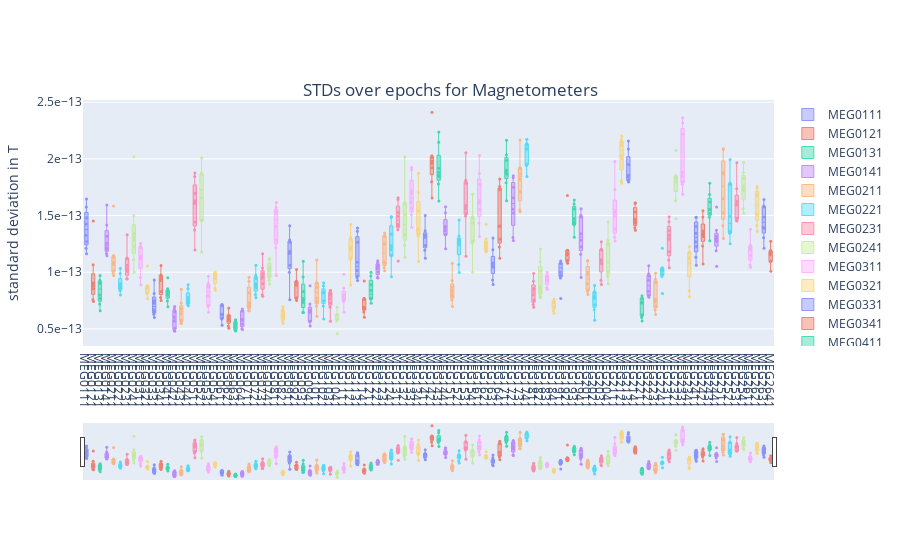

Notebook source saved alongside this figure:
### Code cell
fig_mags_std_epoch, fig_path_std_epoch=boxplot_std_channel_epoch_hovering_plotly(df_mg=df_std_mags, tit='Magnetometers', sid='1')

### Figure 1 — Plotly figure (JSON) as saved in the notebook; plotly's stock layout.template omitted (floating-point values rounded to 4 significant figures)
{"data": [{"boxpoints": "all", "hovertemplate": "Epoch: %{text}<br>STD: %{y: .0f}", "line": {"width": 1}, "marker": {"size": 3}, "name": "MEG0111", "opacity": 0.7, "pointpos": 0, "text": [0, 1, 2, 3, 4, 5, 6, 7], "type": "box", "y": [1.325e-13, 1.163e-13, 1.271e-13, 1.577e-13, 1.646e-13, 1.426e-13, 1.211e-13, 1.48e-13]}, {"boxpoints": "all", "hovertemplate": "Epoch: %{text}<br>STD: %{y: .0f}", "line": {"width": 1}, "marker": {"size": 3}, "name": "MEG0121", "opacity": 0.7, "pointpos": 0, "text": [0, 1, 2, 3, 4, 5, 6, 7], "type": "box", "y": [8.536e-14, 9.043e-14, 7.563e-14, 1.451e-13, 8.87e-14, 7.408e-14, 8.787e-14, 1.067e-13]}, {"boxpoints": "all", "hovertemplate": "Epoch: %{text}<br>STD: %{y: .0f}", "line": {"width": 1}, "marker": {"size": 3}, "name": "MEG0131", "opacity": 0.7, "pointpos": 0, "text": [0, 1, 2, 3, 4, 5, 6, 7], "type": "box", "y": [7.684e-14, 7.207e-14, 7.998e-14, 9.715e-14, 9.027e-14, 6.609e-14, 9.048e-14, 9.299e-14]}, {"boxpoints": "all", "hovertemplate": "Epoch: %{text}<br>STD: %{y: .0f}", "line": {"width": 1}, "marker": {"size": 3}, "name": "MEG0141", "opacity": 0.7, "pointpos": 0, "text": [0, 1, 2, 3, 4, 5, 6, 7], "type": "box", "y": [1.203e-13, 1.166e-13, 1.146e-13, 1.593e-13, 1.256e-13, 1.317e-13, 1.214e-13, 1.417e-13]}, {"boxpoints": "all", "hovertemplate": "Epoch: %{text}<br>STD: %{y: .0f}", "line": {"width": 1}, "marker": {"size": 3}, "name": "MEG0211", "opacity": 0.7, "pointpos": 0, "text": [0, 1, 2, 3, 4, 5, 6, 7], "type": "box", "y": [1.068e-13, 9.906e-14, 1.13e-13, 9.713e-14, 1.015e-13, 1.147e-13, 1.088e-13, 1.585e-13]}, {"boxpoints": "all", "hovertemplate": "Epoch: %{text}<br>STD: %{y: .0f}", "line": {"width": 1}, "marker": {"size": 3}, "name": "MEG0221", "opacity": 0.7, "pointpos": 0, "text": [0, 1, 2, 3, 4, 5, 6, 7], "type": "box", "y": [8.878e-14, 8.584e-14, 8.981e-14, 7.983e-14, 8.372e-14, 1.036e-13, 8.635e-14, 9.883e-14]}, {"boxpoints": "all", "hovertemplate": "Epoch: %{text}<br>STD: %{y: .0f}", "line": {"width": 1}, "marker": {"size": 3}, "name": "MEG0231", "opacity": 0.7, "pointpos": 0, "text": [0, 1, 2, 3, 4, 5, 6, 7], "type": "box", "y": [1.126e-13, 9.422e-14, 1.004e-13, 9.406e-14, 1.061e-13, 1.027e-13, 1.118e-13, 1.33e-13]}, {"boxpoints": "all", "hovertemplate": "Epoch: %{text}<br>STD: %{y: .0f}", "line": {"width": 1}, "marker": {"size": 3}, "name": "MEG0241", "opacity": 0.7, "pointpos": 0, "text": [0, 1, 2, 3, 4, 5, 6, 7], "type": "box", "y": [1.5e-13, 9.996e-14, 1.11e-13, 1.226e-13, 1.307e-13, 1.28e-13, 1.339e-13, 2.018e-13]}, {"boxpoints": "all", "hovertemplate": "Epoch: %{text}<br>STD: %{y: .0f}", "line": {"width": 1}, "marker": {"size": 3}, "name": "MEG0311", "opacity": 0.7, "pointpos": 0, "text": [0, 1, 2, 3, 4, 5, 6, 7], "type": "box", "y": [1.116e-13, 8.864e-14, 1.141e-13, 1.126e-13, 1.216e-13, 1.256e-13, 9.542e-14, 1.232e-13]}, {"boxpoints": "all", "hovertemplate": "Epoch: %{text}<br>STD: %{y: .0f}", "line": {"width": 1}, "marker": {"size": 3}, "name": "MEG0321", "opacity": 0.7, "pointpos": 0, "text": [0, 1, 2, 3, 4, 5, 6, 7], "type": "box", "y": [8.184e-14, 7.652e-14, 8.605e-14, 8.831e-14, 8.096e-14, 1.054e-13, 8.73e-14, 8.595e-14]}, {"boxpoints": "all", "hovertemplate": "Epoch: %{text}<br>STD: %{y: .0f}", "line": {"width": 1}, "marker": {"size": 3}, "name": "MEG0331", "opacity": 0.7, "pointpos": 0, "text": [0, 1, 2, 3, 4, 5, 6, 7], "type": "box", "y": [6.688e-14, 6.301e-14, 6.003e-14, 7.491e-14, 6.496e-14, 8.133e-14, 7.262e-14, 9.319e-14]}, {"boxpoints": "all", "hovertemplate": "Epoch: %{text}<br>STD: %{y: .0f}", "line": {"width": 1}, "marker": {"size": 3}, "name": "MEG0341", "opacity": 0.7, "pointpos": 0, "text": [0, 1, 2, 3, 4, 5, 6, 7], "type": "box", "y": [8.301e-14, 7.77e-14, 9.759e-14, 9.451e-14, 7.501e-14, 1.06e-13, 9.261e-14, 9.672e-14]}, {"boxpoints": "all", "hovertemplate": "Epoch: %{text}<br>STD: %{y: .0f}", "line": {"width": 1}, "marker": {"size": 3}, "name": "MEG0411", "opacity": 0.7, "pointpos": 0, "text": [0, 1, 2, 3, 4, 5, 6, 7], "type": "box", "y": [8.193e-14, 8.327e-14, 7.451e-14, 8.005e-14, 6.957e-14, 9.523e-14, 7.964e-14, 8.539e-14]}, {"boxpoints": "all", "hovertemplate": "Epoch: %{text}<br>STD: %{y: .0f}", "line": {"width": 1}, "marker": {"size": 3}, "name": "MEG0421", "opacity": 0.7, "pointpos": 0, "text": [0, 1, 2, 3, 4, 5, 6, 7], "type": "box", "y": [5.681e-14, 4.899e-14, 5.056e-14, 6.778e-14, 4.785e-14, 6.493e-14, 6.061e-14, 6.977e-14]}, {"boxpoints": "all", "hovertemplate": "Epoch: %{text}<br>STD: %{y: .0f}", "line": {"width": 1}, "marker": {"size": 3}, "name": "MEG0431", "opacity": 0.7, "pointpos": 0, "text": [0, 1, 2, 3, 4, 5, 6, 7], "type": "box", "y": [7.286e-14, 5.475e-14, 5.782e-14, 6.326e-14, 5.487e-14, 6.806e-14, 6.783e-14, 8.497e-14]}, {"boxpoints": "all", "hovertemplate": "Epoch: %{text}<br>STD: %{y: .0f}", "line": {"width": 1}, "marker": {"size": 3}, "name": "MEG0441", "opacity": 0.7, "pointpos": 0, "text": [0, 1, 2, 3, 4, 5, 6, 7], "type": "box", "y": [7.332e-14, 8.558e-14, 7.14e-14, 7.277e-14, 7.769e-14, 7.549e-14, 7.051e-14, 8.895e-14]}, {"boxpoints": "all", "hovertemplate": "Epoch: %{text}<br>STD: %{y: .0f}", "line": {"width": 1}, "marker": {"size": 3}, "name": "MEG0511", "opacity": 0.7, "pointpos": 0, "text": [0, 1, 2, 3, 4, 5, 6, 7], "type": "box", "y": [1.373e-13, 1.196e-13, 1.876e-13, 1.697e-13, 1.609e-13, 1.631e-13, 1.444e-13, 1.844e-13]}, {"boxpoints": "all", "hovertemplate": "Epoch: %{text}<br>STD: %{y: .0f}", "line": {"width": 1}, "marker": {"size": 3}, "name": "MEG0521", "opacity": 0.7, "pointpos": 0, "text": [0, 1, 2, 3, 4, 5, 6, 7], "type": "box", "y": [1.458e-13, 1.179e-13, 2.008e-13, 1.858e-13, 1.656e-13, 1.728e-13, 1.456e-13, 1.876e-13]}, {"boxpoints": "all", "hovertemplate": "Epoch: %{text}<br>STD: %{y: .0f}", "line": {"width": 1}, "marker": {"size": 3}, "name": "MEG0531", "opacity": 0.7, "pointpos": 0, "text": [0, 1, 2, 3, 4, 5, 6, 7], "type": "box", "y": [7.929e-14, 6.971e-14, 9.648e-14, 8.785e-14, 9.018e-14, 7.073e-14, 6.476e-14, 8.676e-14]}, {"boxpoints": "all", "hovertemplate": "Epoch: %{text}<br>STD: %{y: .0f}", "line": {"width": 1}, "marker": {"size": 3}, "name": "MEG0541", "opacity": 0.7, "pointpos": 0, "text": [0, 1, 2, 3, 4, 5, 6, 7], "type": "box", "y": [1.001e-13, 8.405e-14, 9.955e-14, 9.46e-14, 9.76e-14, 8.578e-14, 9.782e-14, 9.875e-14]}, {"boxpoints": "all", "hovertemplate": "Epoch: %{text}<br>STD: %{y: .0f}", "line": {"width": 1}, "marker": {"size": 3}, "name": "MEG0611", "opacity": 0.7, "pointpos": 0, "text": [0, 1, 2, 3, 4, 5, 6, 7], "type": "box", "y": [5.958e-14, 5.326e-14, 5.88e-14, 7.046e-14, 7.131e-14, 6.265e-14, 7.153e-14, 6.289e-14]}, {"boxpoints": "all", "hovertemplate": "Epoch: %{text}<br>STD: %{y: .0f}", "line": {"width": 1}, "marker": {"size": 3}, "name": "MEG0621", "opacity": 0.7, "pointpos": 0, "text": [0, 1, 2, 3, 4, 5, 6, 7], "type": "box", "y": [5.748e-14, 5.056e-14, 6.203e-14, 6.047e-14, 6.209e-14, 6.844e-14, 5.261e-14, 5.788e-14]}, {"boxpoints": "all", "hovertemplate": "Epoch: %{text}<br>STD: %{y: .0f}", "line": {"width": 1}, "marker": {"size": 3}, "name": "MEG0631", "opacity": 0.7, "pointpos": 0, "text": [0, 1, 2, 3, 4, 5, 6, 7], "type": "box", "y": [4.82e-14, 5.72e-14, 5.533e-14, 4.925e-14, 5.123e-14, 5.403e-14, 5.816e-14, 4.922e-14]}, {"boxpoints": "all", "hovertemplate": "Epoch: %{text}<br>STD: %{y: .0f}", "line": {"width": 1}, "marker": {"size": 3}, "name": "MEG0641", "opacity": 0.7, "pointpos": 0, "text": [0, 1, 2, 3, 4, 5, 6, 7], "type": "box", "y": [4.957e-14, 5.425e-14, 5.754e-14, 6.58e-14, 6.6e-14, 5.002e-14, 5.854e-14, 6.764e-14]}, {"boxpoints": "all", "hovertemplate": "Epoch: %{text}<br>STD: %{y: .0f}", "line": {"width": 1}, "marker": {"size": 3}, "name": "MEG0711", "opacity": 0.7, "pointpos": 0, "text": [0, 1, 2, 3, 4, 5, 6, 7], "type": "box", "y": [7.312e-14, 6.61e-14, 8.188e-14, 6.992e-14, 6.603e-14, 7.021e-14, 9.565e-14, 9.202e-14]}, {"boxpoints": "all", "hovertemplate": "Epoch: %{text}<br>STD: %{y: .0f}", "line": {"width": 1}, "marker": {"size": 3}, "name": "MEG0721", "opacity": 0.7, "pointpos": 0, "text": [0, 1, 2, 3, 4, 5, 6, 7], "type": "box", "y": [7.745e-14, 8.985e-14, 8.031e-14, 8.639e-14, 8.808e-14, 9.762e-14, 1.061e-13, 9.447e-14]}, {"boxpoints": "all", "hovertemplate": "Epoch: %{text}<br>STD: %{y: .0f}", "line": {"width": 1}, "marker": {"size": 3}, "name": "MEG0731", "opacity": 0.7, "pointpos": 0, "text": [0, 1, 2, 3, 4, 5, 6, 7], "type": "box", "y": [8.007e-14, 7.884e-14, 9.638e-14, 1.037e-13, 8.99e-14, 9.466e-14, 1.163e-13, 9.886e-14]}, {"boxpoints": "all", "hovertemplate": "Epoch: %{text}<br>STD: %{y: .0f}", "line": {"width": 1}, "marker": {"size": 3}, "name": "MEG0741", "opacity": 0.7, "pointpos": 0, "text": [0, 1, 2, 3, 4, 5, 6, 7], "type": "box", "y": [8.959e-14, 1.009e-13, 1.038e-13, 9.741e-14, 1.043e-13, 9.289e-14, 1.119e-13, 1.115e-13]}, {"boxpoints": "all", "hovertemplate": "Epoch: %{text}<br>STD: %{y: .0f}", "line": {"width": 1}, "marker": {"size": 3}, "name": "MEG0811", "opacity": 0.7, "pointpos": 0, "text": [0, 1, 2, 3, 4, 5, 6, 7], "type": "box", "y": [1.282e-13, 9.707e-14, 1.572e-13, 1.536e-13, 1.403e-13, 1.526e-13, 1.216e-13, 1.615e-13]}, {"boxpoints": "all", "hovertemplate": "Epoch: %{text}<br>STD: %{y: .0f}", "line": {"width": 1}, "marker": {"size": 3}, "name": "MEG0821", "opacity": 0.7, "pointpos": 0, "text": [0, 1, 2, 3, 4, 5, 6, 7], "type": "box", "y": [6.567e-14, 5.484e-14, 6.276e-14, 6.702e-14, 6.059e-14, 5.947e-14, 5.682e-14, 6.946e-14]}, {"boxpoints": "all", "hovertemplate": "Epoch: %{text}<br>STD: %{y: .0f}", "line": {"width": 1}, "marker": {"size": 3}, "name": "MEG0911", "opacity": 0.7, "pointpos": 0, "text": [0, 1, 2, 3, 4, 5, 6, 7], "type": "box", "y": [1.061e-13, 7.571e-14, 1.264e-13, 1.285e-13, 1.166e-13, 1.184e-13, 1.001e-13, 1.411e-13]}, {"boxpoints": "all", "hovertemplate": "Epoch: %{text}<br>STD: %{y: .0f}", "line": {"width": 1}, "marker": {"size": 3}, "name": "MEG0921", "opacity": 0.7, "pointpos": 0, "text": [0, 1, 2, 3, 4, 5, 6, 7], "type": "box", "y": [7.73e-14, 7.502e-14, 7.685e-14, 9.16e-14, 9.206e-14, 8.842e-14, 9.097e-14, 1.024e-13]}, {"boxpoints": "all", "hovertemplate": "Epoch: %{text}<br>STD: %{y: .0f}", "line": {"width": 1}, "marker": {"size": 3}, "name": "MEG0931", "opacity": 0.7, "pointpos": 0, "text": [0, 1, 2, 3, 4, 5, 6, 7], "type": "box", "y": [8.291e-14, 6.44e-14, 9.589e-14, 7.688e-14, 7.501e-14, 6.455e-14, 7.322e-14, 1.097e-13]}, {"boxpoints": "all", "hovertemplate": "Epoch: %{text}<br>STD: %{y: .0f}", "line": {"width": 1}, "marker": {"size": 3}, "name": "MEG0941", "opacity": 0.7, "pointpos": 0, "text": [0, 1, 2, 3, 4, 5, 6, 7], "type": "box", "y": [6.465e-14, 5.254e-14, 6.639e-14, 7.192e-14, 5.641e-14, 6.523e-14, 5.682e-14, 8.806e-14]}, {"boxpoints": "all", "hovertemplate": "Epoch: %{text}<br>STD: %{y: .0f}", "line": {"width": 1}, "marker": {"size": 3}, "name": "MEG1011", "opacity": 0.7, "pointpos": 0, "text": [0, 1, 2, 3, 4, 5, 6, 7], "type": "box", "y": [7.425e-14, 6.123e-14, 7.019e-14, 1.109e-13, 7.724e-14, 9.018e-14, 8.684e-14, 9.065e-14]}, {"boxpoints": "all", "hovertemplate": "Epoch: %{text}<br>STD: %{y: .0f}", "line": {"width": 1}, "marker": {"size": 3}, "name": "MEG1021", "opacity": 0.7, "pointpos": 0, "text": [0, 1, 2, 3, 4, 5, 6, 7], "type": "box", "y": [7.492e-14, 5.879e-14, 8.172e-14, 8.797e-14, 7.013e-14, 9.079e-14, 8.187e-14, 8.266e-14]}, {"boxpoints": "all", "hovertemplate": "Epoch: %{text}<br>STD: %{y: .0f}", "line": {"width": 1}, "marker": {"size": 3}, "name": "MEG1031", "opacity": 0.7, "pointpos": 0, "text": [0, 1, 2, 3, 4, 5, 6, 7], "type": "box", "y": [8.011e-14, 5.68e-14, 7.635e-14, 8.382e-14, 7.275e-14, 8.383e-14, 6.903e-14, 8.092e-14]}, {"boxpoints": "all", "hovertemplate": "Epoch: %{text}<br>STD: %{y: .0f}", "line": {"width": 1}, "marker": {"size": 3}, "name": "MEG1041", "opacity": 0.7, "pointpos": 0, "text": [0, 1, 2, 3, 4, 5, 6, 7], "type": "box", "y": [6.256e-14, 5.853e-14, 4.576e-14, 6.272e-14, 5.893e-14, 5.843e-14, 5.699e-14, 6.921e-14]}, {"boxpoints": "all", "hovertemplate": "Epoch: %{text}<br>STD: %{y: .0f}", "line": {"width": 1}, "marker": {"size": 3}, "name": "MEG1111", "opacity": 0.7, "pointpos": 0, "text": [0, 1, 2, 3, 4, 5, 6, 7], "type": "box", "y": [8.617e-14, 6.474e-14, 8.017e-14, 9.819e-14, 7.548e-14, 7.527e-14, 7.462e-14, 7.773e-14]}, {"boxpoints": "all", "hovertemplate": "Epoch: %{text}<br>STD: %{y: .0f}", "line": {"width": 1}, "marker": {"size": 3}, "name": "MEG1121", "opacity": 0.7, "pointpos": 0, "text": [0, 1, 2, 3, 4, 5, 6, 7], "type": "box", "y": [1.219e-13, 8.866e-14, 1.303e-13, 1.422e-13, 1.198e-13, 1.112e-13, 1.131e-13, 1.286e-13]}, {"boxpoints": "all", "hovertemplate": "Epoch: %{text}<br>STD: %{y: .0f}", "line": {"width": 1}, "marker": {"size": 3}, "name": "MEG1131", "opacity": 0.7, "pointpos": 0, "text": [0, 1, 2, 3, 4, 5, 6, 7], "type": "box", "y": [1.016e-13, 9.273e-14, 1.264e-13, 1.391e-13, 1.087e-13, 9.688e-14, 9.512e-14, 1.363e-13]}, {"boxpoints": "all", "hovertemplate": "Epoch: %{text}<br>STD: %{y: .0f}", "line": {"width": 1}, "marker": {"size": 3}, "name": "MEG1141", "opacity": 0.7, "pointpos": 0, "text": [0, 1, 2, 3, 4, 5, 6, 7], "type": "box", "y": [7.707e-14, 6.024e-14, 6.914e-14, 9.234e-14, 6.848e-14, 6.488e-14, 6.808e-14, 7.593e-14]}, {"boxpoints": "all", "hovertemplate": "Epoch: %{text}<br>STD: %{y: .0f}", "line": {"width": 1}, "marker": {"size": 3}, "name": "MEG1211", "opacity": 0.7, "pointpos": 0, "text": [0, 1, 2, 3, 4, 5, 6, 7], "type": "box", "y": [7.262e-14, 8.891e-14, 8.416e-14, 9.668e-14, 1.001e-13, 7.643e-14, 7.678e-14, 7.697e-14]}, {"boxpoints": "all", "hovertemplate": "Epoch: %{text}<br>STD: %{y: .0f}", "line": {"width": 1}, "marker": {"size": 3}, "name": "MEG1221", "opacity": 0.7, "pointpos": 0, "text": [0, 1, 2, 3, 4, 5, 6, 7], "type": "box", "y": [1.05e-13, 9.488e-14, 1.003e-13, 1.032e-13, 1.059e-13, 1.101e-13, 9.535e-14, 1.089e-13]}, {"boxpoints": "all", "hovertemplate": "Epoch: %{text}<br>STD: %{y: .0f}", "line": {"width": 1}, "marker": {"size": 3}, "name": "MEG1231", "opacity": 0.7, "pointpos": 0, "text": [0, 1, 2, 3, 4, 5, 6, 7], "type": "box", "y": [1.079e-13, 1.04e-13, 1.346e-13, 1.322e-13, 1.249e-13, 1.013e-13, 1.089e-13, 1.317e-13]}, {"boxpoints": "all", "hovertemplate": "Epoch: %{text}<br>STD: %{y: .0f}", "line": {"width": 1}, "marker": {"size": 3}, "name": "MEG1241", "opacity": 0.7, "pointpos": 0, "text": [0, 1, 2, 3, 4, 5, 6, 7], "type": "box", "y": [1.237e-13, 9.593e-14, 1.492e-13, 1.335e-13, 1.201e-13, 1.146e-13, 1.147e-13, 1.484e-13]}, {"boxpoints": "all", "hovertemplate": "Epoch: %{text}<br>STD: %{y: .0f}", "line": {"width": 1}, "marker": {"size": 3}, "name": "MEG1311", "opacity": 0.7, "pointpos": 0, "text": [0, 1, 2, 3, 4, 5, 6, 7], "type": "box", "y": [1.424e-13, 1.098e-13, 1.494e-13, 1.641e-13, 1.375e-13, 1.528e-13, 1.41e-13, 1.658e-13]}, {"boxpoints": "all", "hovertemplate": "Epoch: %{text}<br>STD: %{y: .0f}", "line": {"width": 1}, "marker": {"size": 3}, "name": "MEG1321", "opacity": 0.7, "pointpos": 0, "text": [0, 1, 2, 3, 4, 5, 6, 7], "type": "box", "y": [1.51e-13, 1.238e-13, 1.328e-13, 1.598e-13, 1.333e-13, 1.616e-13, 1.133e-13, 2.016e-13]}, {"boxpoints": "all", "hovertemplate": "Epoch: %{text}<br>STD: %{y: .0f}", "line": {"width": 1}, "marker": {"size": 3}, "name": "MEG1331", "opacity": 0.7, "pointpos": 0, "text": [0, 1, 2, 3, 4, 5, 6, 7], "type": "box", "y": [1.695e-13, 1.618e-13, 1.508e-13, 1.904e-13, 1.717e-13, 1.564e-13, 1.396e-13, 1.925e-13]}, {"boxpoints": "all", "hovertemplate": "Epoch: %{text}<br>STD: %{y: .0f}", "line": {"width": 1}, "marker": {"size": 3}, "name": "MEG1341", "opacity": 0.7, "pointpos": 0, "text": [0, 1, 2, 3, 4, 5, 6, 7], "type": "box", "y": [1.383e-13, 1.095e-13, 1.541e-13, 1.703e-13, 1.34e-13, 1.373e-13, 1.319e-13, 1.874e-13]}, {"boxpoints": "all", "hovertemplate": "Epoch: %{text}<br>STD: %{y: .0f}", "line": {"width": 1}, "marker": {"size": 3}, "name": "MEG1411", "opacity": 0.7, "pointpos": 0, "text": [0, 1, 2, 3, 4, 5, 6, 7], "type": "box", "y": [1.194e-13, 1.367e-13, 1.236e-13, 1.501e-13, 1.328e-13, 1.122e-13, 1.308e-13, 1.319e-13]}, {"boxpoints": "all", "hovertemplate": "Epoch: %{text}<br>STD: %{y: .0f}", "line": {"width": 1}, "marker": {"size": 3}, "name": "MEG1421", "opacity": 0.7, "pointpos": 0, "text": [0, 1, 2, 3, 4, 5, 6, 7], "type": "box", "y": [1.654e-13, 1.982e-13, 2.013e-13, 2.411e-13, 1.798e-13, 2.027e-13, 1.923e-13, 1.96e-13]}, {"boxpoints": "all", "hovertemplate": "Epoch: %{text}<br>STD: %{y: .0f}", "line": {"width": 1}, "marker": {"size": 3}, "name": "MEG1431", "opacity": 0.7, "pointpos": 0, "text": [0, 1, 2, 3, 4, 5, 6, 7], "type": "box", "y": [1.628e-13, 1.853e-13, 1.917e-13, 2.238e-13, 1.882e-13, 2.148e-13, 1.779e-13, 1.844e-13]}, {"boxpoints": "all", "hovertemplate": "Epoch: %{text}<br>STD: %{y: .0f}", "line": {"width": 1}, "marker": {"size": 3}, "name": "MEG1441", "opacity": 0.7, "pointpos": 0, "text": [0, 1, 2, 3, 4, 5, 6, 7], "type": "box", "y": [1.334e-13, 1.365e-13, 1.208e-13, 1.331e-13, 1.525e-13, 1.396e-13, 1.403e-13, 1.578e-13]}, {"boxpoints": "all", "hovertemplate": "Epoch: %{text}<br>STD: %{y: .0f}", "line": {"width": 1}, "marker": {"size": 3}, "name": "MEG1511", "opacity": 0.7, "pointpos": 0, "text": [0, 1, 2, 3, 4, 5, 6, 7], "type": "box", "y": [8.671e-14, 7.558e-14, 8.042e-14, 6.967e-14, 1.08e-13, 8.396e-14, 7.86e-14, 9.259e-14]}, {"boxpoints": "all", "hovertemplate": "Epoch: %{text}<br>STD: %{y: .0f}", "line": {"width": 1}, "marker": {"size": 3}, "name": "MEG1521", "opacity": 0.7, "pointpos": 0, "text": [0, 1, 2, 3, 4, 5, 6, 7], "type": "box", "y": [1.283e-13, 9.972e-14, 1.284e-13, 1.258e-13, 1.32e-13, 1.242e-13, 1.069e-13, 1.462e-13]}, {"boxpoints": "all", "hovertemplate": "Epoch: %{text}<br>STD: %{y: .0f}", "line": {"width": 1}, "marker": {"size": 3}, "name": "MEG1531", "opacity": 0.7, "pointpos": 0, "text": [0, 1, 2, 3, 4, 5, 6, 7], "type": "box", "y": [1.523e-13, 1.59e-13, 1.496e-13, 1.558e-13, 1.141e-13, 1.786e-13, 1.811e-13, 2.054e-13]}, {"boxpoints": "all", "hovertemplate": "Epoch: %{text}<br>STD: %{y: .0f}", "line": {"width": 1}, "marker": {"size": 3}, "name": "MEG1541", "opacity": 0.7, "pointpos": 0, "text": [0, 1, 2, 3, 4, 5, 6, 7], "type": "box", "y": [1.437e-13, 1.255e-13, 1.276e-13, 1.434e-13, 1.001e-13, 1.492e-13, 1.476e-13, 1.689e-13]}, {"boxpoints": "all", "hovertemplate": "Epoch: %{text}<br>STD: %{y: .0f}", "line": {"width": 1}, "marker": {"size": 3}, "name": "MEG1611", "opacity": 0.7, "pointpos": 0, "text": [0, 1, 2, 3, 4, 5, 6, 7], "type": "box", "y": [1.435e-13, 1.315e-13, 1.611e-13, 1.774e-13, 1.632e-13, 1.872e-13, 1.554e-13, 2.029e-13]}, {"boxpoints": "all", "hovertemplate": "Epoch: %{text}<br>STD: %{y: .0f}", "line": {"width": 1}, "marker": {"size": 3}, "name": "MEG1621", "opacity": 0.7, "pointpos": 0, "text": [0, 1, 2, 3, 4, 5, 6, 7], "type": "box", "y": [1.258e-13, 1.236e-13, 1.198e-13, 1.423e-13, 1.184e-13, 1.202e-13, 1.18e-13, 1.293e-13]}, {"boxpoints": "all", "hovertemplate": "Epoch: %{text}<br>STD: %{y: .0f}", "line": {"width": 1}, "marker": {"size": 3}, "name": "MEG1631", "opacity": 0.7, "pointpos": 0, "text": [0, 1, 2, 3, 4, 5, 6, 7], "type": "box", "y": [9.318e-14, 1.051e-13, 1.081e-13, 1.303e-13, 8.921e-14, 1.078e-13, 1.046e-13, 1.199e-13]}, {"boxpoints": "all", "hovertemplate": "Epoch: %{text}<br>STD: %{y: .0f}", "line": {"width": 1}, "marker": {"size": 3}, "name": "MEG1641", "opacity": 0.7, "pointpos": 0, "text": [0, 1, 2, 3, 4, 5, 6, 7], "type": "box", "y": [1.223e-13, 1.291e-13, 1.407e-13, 1.823e-13, 1.405e-13, 1.728e-13, 1.124e-13, 1.756e-13]}, {"boxpoints": "all", "hovertemplate": "Epoch: %{text}<br>STD: %{y: .0f}", "line": {"width": 1}, "marker": {"size": 3}, "name": "MEG1711", "opacity": 0.7, "pointpos": 0, "text": [0, 1, 2, 3, 4, 5, 6, 7], "type": "box", "y": [1.88e-13, 1.789e-13, 1.988e-13, 1.865e-13, 1.632e-13, 2.034e-13, 1.901e-13, 2.165e-13]}, {"boxpoints": "all", "hovertemplate": "Epoch: %{text}<br>STD: %{y: .0f}", "line": {"width": 1}, "marker": {"size": 3}, "name": "MEG1721", "opacity": 0.7, "pointpos": 0, "text": [0, 1, 2, 3, 4, 5, 6, 7], "type": "box", "y": [1.85e-13, 1.306e-13, 1.555e-13, 1.75e-13, 1.523e-13, 1.656e-13, 1.279e-13, 1.833e-13]}, {"boxpoints": "all", "hovertemplate": "Epoch: %{text}<br>STD: %{y: .0f}", "line": {"width": 1}, "marker": {"size": 3}, "name": "MEG1731", "opacity": 0.7, "pointpos": 0, "text": [0, 1, 2, 3, 4, 5, 6, 7], "type": "box", "y": [2.166e-13, 1.549e-13, 1.866e-13, 1.823e-13, 1.925e-13, 1.913e-13, 1.534e-13, 1.712e-13]}, {"boxpoints": "all", "hovertemplate": "Epoch: %{text}<br>STD: %{y: .0f}", "line": {"width": 1}, "marker": {"size": 3}, "name": "MEG1741", "opacity": 0.7, "pointpos": 0, "text": [0, 1, 2, 3, 4, 5, 6, 7], "type": "box", "y": [1.942e-13, 2.085e-13, 2.135e-13, 2.174e-13, 1.845e-13, 1.954e-13, 2.092e-13, 2.124e-13]}, {"boxpoints": "all", "hovertemplate": "Epoch: %{text}<br>STD: %{y: .0f}", "line": {"width": 1}, "marker": {"size": 3}, "name": "MEG1811", "opacity": 0.7, "pointpos": 0, "text": [0, 1, 2, 3, 4, 5, 6, 7], "type": "box", "y": [7.161e-14, 8.564e-14, 8.018e-14, 9.202e-14, 8.458e-14, 7.53e-14, 6.905e-14, 9.898e-14]}, {"boxpoints": "all", "hovertemplate": "Epoch: %{text}<br>STD: %{y: .0f}", "line": {"width": 1}, "marker": {"size": 3}, "name": "MEG1821", "opacity": 0.7, "pointpos": 0, "text": [0, 1, 2, 3, 4, 5, 6, 7], "type": "box", "y": [1.009e-13, 8.719e-14, 7.854e-14, 8.515e-14, 8.257e-14, 1.093e-13, 7.768e-14, 1.206e-13]}, {"boxpoints": "all", "hovertemplate": "Epoch: %{text}<br>STD: %{y: .0f}", "line": {"width": 1}, "marker": {"size": 3}, "name": "MEG1831", "opacity": 0.7, "pointpos": 0, "text": [0, 1, 2, 3, 4, 5, 6, 7], "type": "box", "y": [8.63e-14, 8.497e-14, 9.457e-14, 9.306e-14, 9.989e-14, 9.237e-14, 9.637e-14, 9.709e-14]}, {"boxpoints": "all", "hovertemplate": "Epoch: %{text}<br>STD: %{y: .0f}", "line": {"width": 1}, "marker": {"size": 3}, "name": "MEG1841", "opacity": 0.7, "pointpos": 0, "text": [0, 1, 2, 3, 4, 5, 6, 7], "type": "box", "y": [7.641e-14, 6.391e-14, 7.295e-14, 6.594e-14, 7.314e-14, 7.403e-14, 6.925e-14, 7.462e-14]}, {"boxpoints": "all", "hovertemplate": "Epoch: %{text}<br>STD: %{y: .0f}", "line": {"width": 1}, "marker": {"size": 3}, "name": "MEG1911", "opacity": 0.7, "pointpos": 0, "text": [0, 1, 2, 3, 4, 5, 6, 7], "type": "box", "y": [1.078e-13, 7.676e-14, 9.48e-14, 1.08e-13, 9.708e-14, 9.995e-14, 1.099e-13, 1.079e-13]}, {"boxpoints": "all", "hovertemplate": "Epoch: %{text}<br>STD: %{y: .0f}", "line": {"width": 1}, "marker": {"size": 3}, "name": "MEG1921", "opacity": 0.7, "pointpos": 0, "text": [0, 1, 2, 3, 4, 5, 6, 7], "type": "box", "y": [1.152e-13, 1.079e-13, 1.166e-13, 1.195e-13, 1.678e-13, 1.091e-13, 1.191e-13, 1.105e-13]}, {"boxpoints": "all", "hovertemplate": "Epoch: %{text}<br>STD: %{y: .0f}", "line": {"width": 1}, "marker": {"size": 3}, "name": "MEG1931", "opacity": 0.7, "pointpos": 0, "text": [0, 1, 2, 3, 4, 5, 6, 7], "type": "box", "y": [1.602e-13, 1.419e-13, 1.308e-13, 1.425e-13, 1.637e-13, 1.474e-13, 1.444e-13, 1.558e-13]}, {"boxpoints": "all", "hovertemplate": "Epoch: %{text}<br>STD: %{y: .0f}", "line": {"width": 1}, "marker": {"size": 3}, "name": "MEG1941", "opacity": 0.7, "pointpos": 0, "text": [0, 1, 2, 3, 4, 5, 6, 7], "type": "box", "y": [1.282e-13, 9.528e-14, 1.226e-13, 1.503e-13, 1.339e-13, 1.561e-13, 1.159e-13, 1.487e-13]}, {"boxpoints": "all", "hovertemplate": "Epoch: %{text}<br>STD: %{y: .0f}", "line": {"width": 1}, "marker": {"size": 3}, "name": "MEG2011", "opacity": 0.7, "pointpos": 0, "text": [0, 1, 2, 3, 4, 5, 6, 7], "type": "box", "y": [8.45e-14, 8.31e-14, 8.993e-14, 9.842e-14, 1.1e-13, 1e-13, 8.042e-14, 1.102e-13]}, {"boxpoints": "all", "hovertemplate": "Epoch: %{text}<br>STD: %{y: .0f}", "line": {"width": 1}, "marker": {"size": 3}, "name": "MEG2021", "opacity": 0.7, "pointpos": 0, "text": [0, 1, 2, 3, 4, 5, 6, 7], "type": "box", "y": [8.296e-14, 6.683e-14, 7.876e-14, 8.82e-14, 7.655e-14, 7.121e-14, 5.77e-14, 8.162e-14]}, {"boxpoints": "all", "hovertemplate": "Epoch: %{text}<br>STD: %{y: .0f}", "line": {"width": 1}, "marker": {"size": 3}, "name": "MEG2031", "opacity": 0.7, "pointpos": 0, "text": [0, 1, 2, 3, 4, 5, 6, 7], "type": "box", "y": [1.203e-13, 8.924e-14, 1.089e-13, 1.076e-13, 1.197e-13, 1.11e-13, 9.285e-14, 1.269e-13]}, {"boxpoints": "all", "hovertemplate": "Epoch: %{text}<br>STD: %{y: .0f}", "line": {"width": 1}, "marker": {"size": 3}, "name": "MEG2041", "opacity": 0.7, "pointpos": 0, "text": [0, 1, 2, 3, 4, 5, 6, 7], "type": "box", "y": [1.087e-13, 9.652e-14, 1.002e-13, 1.244e-13, 1.444e-13, 8.977e-14, 1.008e-13, 1.283e-13]}, {"boxpoints": "all", "hovertemplate": "Epoch: %{text}<br>STD: %{y: .0f}", "line": {"width": 1}, "marker": {"size": 3}, "name": "MEG2111", "opacity": 0.7, "pointpos": 0, "text": [0, 1, 2, 3, 4, 5, 6, 7], "type": "box", "y": [1.73e-13, 1.308e-13, 1.383e-13, 1.493e-13, 1.978e-13, 1.53e-13, 1.275e-13, 1.543e-13]}, {"boxpoints": "all", "hovertemplate": "Epoch: %{text}<br>STD: %{y: .0f}", "line": {"width": 1}, "marker": {"size": 3}, "name": "MEG2121", "opacity": 0.7, "pointpos": 0, "text": [0, 1, 2, 3, 4, 5, 6, 7], "type": "box", "y": [2.12e-13, 2.031e-13, 2.202e-13, 2.002e-13, 2.17e-13, 2.144e-13, 1.788e-13, 1.808e-13]}, {"boxpoints": "all", "hovertemplate": "Epoch: %{text}<br>STD: %{y: .0f}", "line": {"width": 1}, "marker": {"size": 3}, "name": "MEG2131", "opacity": 0.7, "pointpos": 0, "text": [0, 1, 2, 3, 4, 5, 6, 7], "type": "box", "y": [1.855e-13, 1.797e-13, 2.158e-13, 2.087e-13, 1.809e-13, 1.952e-13, 1.84e-13, 1.815e-13]}, {"boxpoints": "all", "hovertemplate": "Epoch: %{text}<br>STD: %{y: .0f}", "line": {"width": 1}, "marker": {"size": 3}, "name": "MEG2141", "opacity": 0.7, "pointpos": 0, "text": [0, 1, 2, 3, 4, 5, 6, 7], "type": "box", "y": [1.432e-13, 1.393e-13, 1.37e-13, 1.612e-13, 1.468e-13, 1.452e-13, 1.607e-13, 1.532e-13]}, {"boxpoints": "all", "hovertemplate": "Epoch: %{text}<br>STD: %{y: .0f}", "line": {"width": 1}, "marker": {"size": 3}, "name": "MEG2211", "opacity": 0.7, "pointpos": 0, "text": [0, 1, 2, 3, 4, 5, 6, 7], "type": "box", "y": [7.259e-14, 6.03e-14, 5.693e-14, 7.682e-14, 7.729e-14, 7.929e-14, 6.249e-14, 7.367e-14]}, {"boxpoints": "all", "hovertemplate": "Epoch: %{text}<br>STD: %{y: .0f}", "line": {"width": 1}, "marker": {"size": 3}, "name": "MEG2221", "opacity": 0.7, "pointpos": 0, "text": [0, 1, 2, 3, 4, 5, 6, 7], "type": "box", "y": [8.326e-14, 7.958e-14, 7.935e-14, 9.293e-14, 9.65e-14, 9.867e-14, 7.79e-14, 1.056e-13]}, {"boxpoints": "all", "hovertemplate": "Epoch: %{text}<br>STD: %{y: .0f}", "line": {"width": 1}, "marker": {"size": 3}, "name": "MEG2231", "opacity": 0.7, "pointpos": 0, "text": [0, 1, 2, 3, 4, 5, 6, 7], "type": "box", "y": [9.378e-14, 6.669e-14, 7.033e-14, 9.103e-14, 7.59e-14, 7.378e-14, 6.266e-14, 9.911e-14]}, {"boxpoints": "all", "hovertemplate": "Epoch: %{text}<br>STD: %{y: .0f}", "line": {"width": 1}, "marker": {"size": 3}, "name": "MEG2241", "opacity": 0.7, "pointpos": 0, "text": [0, 1, 2, 3, 4, 5, 6, 7], "type": "box", "y": [9.617e-14, 8.132e-14, 1.033e-13, 1.212e-13, 1.024e-13, 9.825e-14, 1.008e-13, 1.04e-13]}, {"boxpoints": "all", "hovertemplate": "Epoch: %{text}<br>STD: %{y: .0f}", "line": {"width": 1}, "marker": {"size": 3}, "name": "MEG2311", "opacity": 0.7, "pointpos": 0, "text": [0, 1, 2, 3, 4, 5, 6, 7], "type": "box", "y": [1.489e-13, 1.041e-13, 1.445e-13, 1.363e-13, 1.181e-13, 1.329e-13, 1.108e-13, 1.29e-13]}, {"boxpoints": "all", "hovertemplate": "Epoch: %{text}<br>STD: %{y: .0f}", "line": {"width": 1}, "marker": {"size": 3}, "name": "MEG2321", "opacity": 0.7, "pointpos": 0, "text": [0, 1, 2, 3, 4, 5, 6, 7], "type": "box", "y": [2.074e-13, 1.473e-13, 1.795e-13, 1.63e-13, 1.85e-13, 1.844e-13, 1.841e-13, 1.823e-13]}, {"boxpoints": "all", "hovertemplate": "Epoch: %{text}<br>STD: %{y: .0f}", "line": {"width": 1}, "marker": {"size": 3}, "name": "MEG2331", "opacity": 0.7, "pointpos": 0, "text": [0, 1, 2, 3, 4, 5, 6, 7], "type": "box", "y": [2.318e-13, 1.688e-13, 1.882e-13, 1.8e-13, 2.363e-13, 2.218e-13, 1.775e-13, 1.847e-13]}, {"boxpoints": "all", "hovertemplate": "Epoch: %{text}<br>STD: %{y: .0f}", "line": {"width": 1}, "marker": {"size": 3}, "name": "MEG2341", "opacity": 0.7, "pointpos": 0, "text": [0, 1, 2, 3, 4, 5, 6, 7], "type": "box", "y": [1.179e-13, 7.837e-14, 1.131e-13, 1.083e-13, 1.119e-13, 1.228e-13, 8.357e-14, 1.172e-13]}, {"boxpoints": "all", "hovertemplate": "Epoch: %{text}<br>STD: %{y: .0f}", "line": {"width": 1}, "marker": {"size": 3}, "name": "MEG2411", "opacity": 0.7, "pointpos": 0, "text": [0, 1, 2, 3, 4, 5, 6, 7], "type": "box", "y": [1.226e-13, 1.061e-13, 1.133e-13, 1.403e-13, 1.484e-13, 1.344e-13, 1.269e-13, 1.485e-13]}, {"boxpoints": "all", "hovertemplate": "Epoch: %{text}<br>STD: %{y: .0f}", "line": {"width": 1}, "marker": {"size": 3}, "name": "MEG2421", "opacity": 0.7, "pointpos": 0, "text": [0, 1, 2, 3, 4, 5, 6, 7], "type": "box", "y": [1.347e-13, 1.314e-13, 1.073e-13, 1.363e-13, 1.488e-13, 1.329e-13, 1.231e-13, 1.542e-13]}, {"boxpoints": "all", "hovertemplate": "Epoch: %{text}<br>STD: %{y: .0f}", "line": {"width": 1}, "marker": {"size": 3}, "name": "MEG2431", "opacity": 0.7, "pointpos": 0, "text": [0, 1, 2, 3, 4, 5, 6, 7], "type": "box", "y": [1.785e-13, 1.278e-13, 1.551e-13, 1.484e-13, 1.521e-13, 1.62e-13, 1.552e-13, 1.685e-13]}, {"boxpoints": "all", "hovertemplate": "Epoch: %{text}<br>STD: %{y: .0f}", "line": {"width": 1}, "marker": {"size": 3}, "name": "MEG2441", "opacity": 0.7, "pointpos": 0, "text": [0, 1, 2, 3, 4, 5, 6, 7], "type": "box", "y": [1.371e-13, 1.052e-13, 1.273e-13, 1.318e-13, 1.299e-13, 1.286e-13, 1.189e-13, 1.575e-13]}, {"boxpoints": "all", "hovertemplate": "Epoch: %{text}<br>STD: %{y: .0f}", "line": {"width": 1}, "marker": {"size": 3}, "name": "MEG2511", "opacity": 0.7, "pointpos": 0, "text": [0, 1, 2, 3, 4, 5, 6, 7], "type": "box", "y": [2.083e-13, 1.297e-13, 1.525e-13, 1.41e-13, 1.868e-13, 1.88e-13, 1.648e-13, 2.089e-13]}, {"boxpoints": "all", "hovertemplate": "Epoch: %{text}<br>STD: %{y: .0f}", "line": {"width": 1}, "marker": {"size": 3}, "name": "MEG2521", "opacity": 0.7, "pointpos": 0, "text": [0, 1, 2, 3, 4, 5, 6, 7], "type": "box", "y": [1.788e-13, 1.252e-13, 1.345e-13, 1.365e-13, 1.494e-13, 1.774e-13, 1.351e-13, 1.996e-13]}, {"boxpoints": "all", "hovertemplate": "Epoch: %{text}<br>STD: %{y: .0f}", "line": {"width": 1}, "marker": {"size": 3}, "name": "MEG2531", "opacity": 0.7, "pointpos": 0, "text": [0, 1, 2, 3, 4, 5, 6, 7], "type": "box", "y": [1.451e-13, 1.477e-13, 1.457e-13, 1.736e-13, 1.592e-13, 1.624e-13, 1.597e-13, 1.966e-13]}, {"boxpoints": "all", "hovertemplate": "Epoch: %{text}<br>STD: %{y: .0f}", "line": {"width": 1}, "marker": {"size": 3}, "name": "MEG2541", "opacity": 0.7, "pointpos": 0, "text": [0, 1, 2, 3, 4, 5, 6, 7], "type": "box", "y": [1.521e-13, 1.563e-13, 1.828e-13, 1.881e-13, 1.724e-13, 1.717e-13, 1.758e-13, 1.969e-13]}, {"boxpoints": "all", "hovertemplate": "Epoch: %{text}<br>STD: %{y: .0f}", "line": {"width": 1}, "marker": {"size": 3}, "name": "MEG2611", "opacity": 0.7, "pointpos": 0, "text": [0, 1, 2, 3, 4, 5, 6, 7], "type": "box", "y": [1.241e-13, 1.378e-13, 1.149e-13, 1.043e-13, 1.201e-13, 1.063e-13, 1.223e-13, 1.21e-13]}, {"boxpoints": "all", "hovertemplate": "Epoch: %{text}<br>STD: %{y: .0f}", "line": {"width": 1}, "marker": {"size": 3}, "name": "MEG2621", "opacity": 0.7, "pointpos": 0, "text": [0, 1, 2, 3, 4, 5, 6, 7], "type": "box", "y": [1.503e-13, 1.362e-13, 1.413e-13, 1.743e-13, 1.685e-13, 1.755e-13, 1.512e-13, 1.671e-13]}, {"boxpoints": "all", "hovertemplate": "Epoch: %{text}<br>STD: %{y: .0f}", "line": {"width": 1}, "marker": {"size": 3}, "name": "MEG2631", "opacity": 0.7, "pointpos": 0, "text": [0, 1, 2, 3, 4, 5, 6, 7], "type": "box", "y": [1.389e-13, 1.304e-13, 1.211e-13, 1.576e-13, 1.487e-13, 1.585e-13, 1.396e-13, 1.641e-13]}, {"boxpoints": "all", "hovertemplate": "Epoch: %{text}<br>STD: %{y: .0f}", "line": {"width": 1}, "marker": {"size": 3}, "name": "MEG2641", "opacity": 0.7, "pointpos": 0, "text": [0, 1, 2, 3, 4, 5, 6, 7], "type": "box", "y": [1.274e-13, 1.18e-13, 1.1e-13, 1.008e-13, 1.193e-13, 1.093e-13, 1.152e-13, 1.179e-13]}], "layout": {"title": {"text": "STDs over epochs for Magnetometers", "x": 0.5, "xanchor": "center", "y": 0.85, "yanchor": "top"}, "xaxis": {"rangeslider": {"visible": true}, "tickmode": "array", "ticktext": ["MEG0111", "MEG0121", "MEG0131", "MEG0141", "MEG0211", "MEG0221", "MEG0231", "MEG0241", "MEG0311", "MEG0321", "MEG0331", "MEG0341", "MEG0411", "MEG0421", "MEG0431", "MEG0441", "MEG0511", "MEG0521", "MEG0531", "MEG0541", "MEG0611", "MEG0621", "MEG0631", "MEG0641", "MEG0711", "MEG0721", "MEG0731", "MEG0741", "MEG0811", "MEG0821", "MEG0911", "MEG0921", "MEG0931", "MEG0941", "MEG1011", "MEG1021", "MEG1031", "MEG1041", "MEG1111", "MEG1121", "MEG1131", "MEG1141", "MEG1211", "MEG1221", "MEG1231", "MEG1241", "MEG1311", "MEG1321", "MEG1331", "MEG1341", "MEG1411", "MEG1421", "MEG1431", "MEG1441", "MEG1511", "MEG1521", "MEG1531", "MEG1541", "MEG1611", "MEG1621", "MEG1631", "MEG1641", "MEG1711", "MEG1721", "MEG1731", "MEG1741", "MEG1811", "MEG1821", "MEG1831", "MEG1841", "MEG1911", "MEG1921", "MEG1931", "MEG1941", "MEG2011", "MEG2021", "MEG2031", "MEG2041", "MEG2111", "MEG2121", "MEG2131", "MEG2141", "MEG2211", "MEG2221", "MEG2231", "MEG2241", "MEG2311", "MEG2321", "MEG2331", "MEG2341", "MEG2411", "MEG2421", "MEG2431", "MEG2441", "MEG2511", "MEG2521", "MEG2531", "MEG2541", "MEG2611", "MEG2621", "MEG2631", "MEG2641"], "tickvals": [0, 1, 2, 3, 4, 5, 6, 7, 8, 9, 10, 11, 12, 13, 14, 15, 16, 17, 18, 19, 20, 21, 22, 23, 24, 25, 26, 27, 28, 29, 30, 31, 32, 33, 34, 35, 36, 37, 38, 39, 40, 41, 42, 43, 44, 45, 46, 47, 48, 49, 50, 51, 52, 53, 54, 55, 56, 57, 58, 59, 60, 61, 62, 63, 64, 65, 66, 67, 68, 69, 70, 71, 72, 73, 74, 75, 76, 77, 78, 79, 80, 81, 82, 83, 84, 85, 86, 87, 88, 89, 90, 91, 92, 93, 94, 95, 96, 97, 98, 99, 100, 101]}, "yaxis": {"exponentformat": "e", "showexponent": "all", "title": {"text": "standard deviation in T"}}}}
